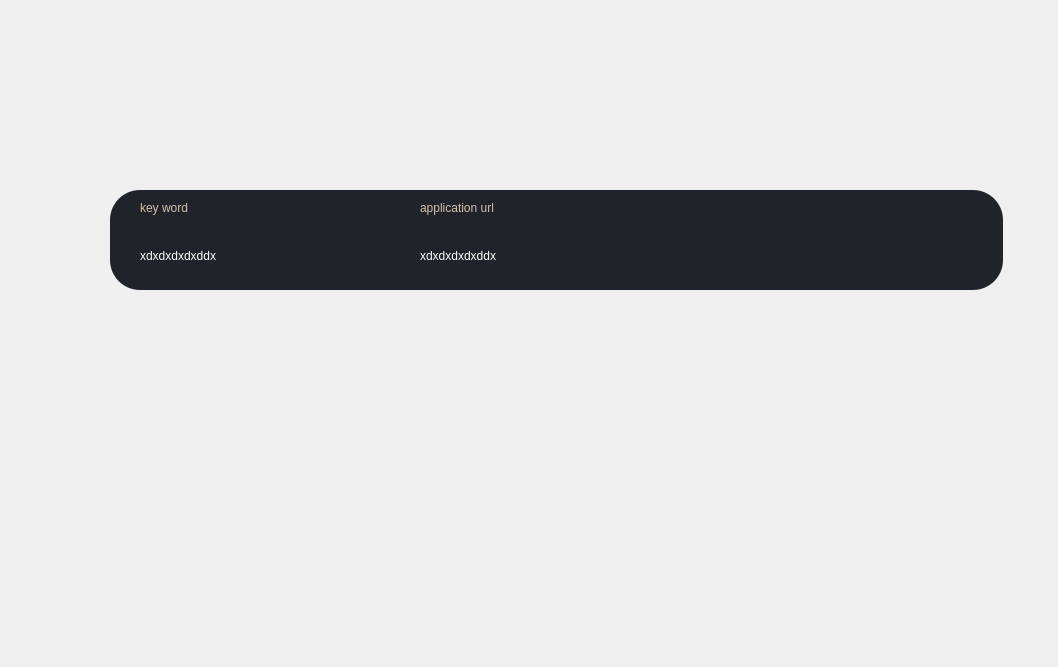
<?xml version="1.0" encoding="UTF-8"?>
<ui version="4.0">
 <class>Form</class>
 <widget class="QWidget" name="Form">
  <property name="geometry">
   <rect>
    <x>0</x>
    <y>0</y>
    <width>1058</width>
    <height>667</height>
   </rect>
  </property>
  <property name="windowTitle">
   <string>Form</string>
  </property>
  <widget class="QWidget" name="widget" native="true">
   <property name="geometry">
    <rect>
     <x>70</x>
     <y>80</y>
     <width>981</width>
     <height>451</height>
    </rect>
   </property>
   <property name="styleSheet">
    <string notr="true">border-radius: 30px;</string>
   </property>
   <widget class="QFrame" name="frame">
    <property name="enabled">
     <bool>true</bool>
    </property>
    <property name="geometry">
     <rect>
      <x>40</x>
      <y>110</y>
      <width>893</width>
      <height>100</height>
     </rect>
    </property>
    <property name="minimumSize">
     <size>
      <width>460</width>
      <height>100</height>
     </size>
    </property>
    <property name="styleSheet">
     <string notr="true">background-color: #20242a;
font: 10pt &quot;Arial&quot;;
color: white;</string>
    </property>
    <property name="frameShape">
     <enum>QFrame::StyledPanel</enum>
    </property>
    <property name="frameShadow">
     <enum>QFrame::Raised</enum>
    </property>
    <widget class="QLabel" name="label">
     <property name="geometry">
      <rect>
       <x>30</x>
       <y>10</y>
       <width>71</width>
       <height>16</height>
      </rect>
     </property>
     <property name="styleSheet">
      <string notr="true">color: rgb(212, 192, 169);</string>
     </property>
     <property name="text">
      <string>key word</string>
     </property>
    </widget>
    <widget class="QLabel" name="label_2">
     <property name="geometry">
      <rect>
       <x>310</x>
       <y>10</y>
       <width>111</width>
       <height>16</height>
      </rect>
     </property>
     <property name="styleSheet">
      <string notr="true">color: rgb(212, 192, 169);</string>
     </property>
     <property name="text">
      <string>application url</string>
     </property>
    </widget>
    <widget class="QPushButton" name="deleteButton">
     <property name="geometry">
      <rect>
       <x>780</x>
       <y>10</y>
       <width>51</width>
       <height>41</height>
      </rect>
     </property>
     <property name="styleSheet">
      <string notr="true">QPushButton{
background-color: #20242a;
color: #20242a;
border-radius: 10px;
}
QPushButton:hover{
background-color: black;
}</string>
     </property>
     <property name="text">
      <string/>
     </property>
     <property name="icon">
      <iconset>
       <normaloff>../icons/x_icon.png</normaloff>../icons/x_icon.png</iconset>
     </property>
     <property name="iconSize">
      <size>
       <width>30</width>
       <height>30</height>
      </size>
     </property>
    </widget>
    <widget class="QLabel" name="keyWordLabel">
     <property name="geometry">
      <rect>
       <x>30</x>
       <y>50</y>
       <width>261</width>
       <height>31</height>
      </rect>
     </property>
     <property name="text">
      <string>xdxdxdxdxddx</string>
     </property>
    </widget>
    <widget class="QLabel" name="urlLabel">
     <property name="geometry">
      <rect>
       <x>310</x>
       <y>50</y>
       <width>561</width>
       <height>31</height>
      </rect>
     </property>
     <property name="text">
      <string>xdxdxdxdxddx</string>
     </property>
    </widget>
   </widget>
  </widget>
 </widget>
 <resources/>
 <connections/>
</ui>
